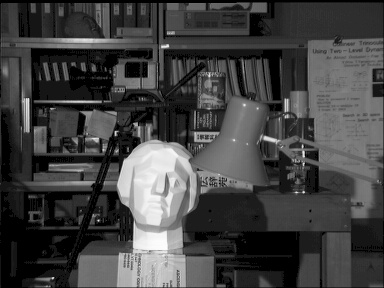
#> input picture HW1/practical/qc/image.png, 384 x 288 px, given in place of , which was not available
$ jupyter execute --allow-errors RANSAC_Hough.ipynb   (older library calls are emulated)   (text cells are left out)
#> lines starting #> are read from the running program, lines starting #| are printed output that depends on the picture; pictures that were not available may be replaced by others from this repository, and a replacement may not be noted
[cell 1]
import numpy as np
import matplotlib.pyplot as plt

#> (a cell that did not finish here is left out)

[cell 3]
# Plot the dataset:
# YOUR CODE

plt.xlabel("X")
plt.ylabel("Y")
plt.legend()
plt.title("Dataset with Inliers and Outliers")
plt.show()

[cell 4]
# [7 lines left out: function ransac_line_fitting, not called in this run]


# Nokte: best_model be form (m, b) mibashad va best_inliers yek ndarray az andis noghat inlier mibashad.

#> (a cell that did not finish here is left out)

[cell 6]
# Plot all points:
# YOUR CODE


# Plot inliers:
# YOUR CODE


# Plot best-fit line:
# YOUR CODEz

plt.xlabel("X")
plt.ylabel("Y")
plt.legend()
plt.title("RANSAC Line Fitting")
plt.show()

[cell 7]
import numpy as np
import cv2
from scipy.ndimage import maximum_filter
import matplotlib.pyplot as plt

[cell 8]
# [5 lines left out: function initialize_accumulator, not called in this run]

#> (a cell that did not finish here is left out)

[cell 10]
# [7 lines left out: function hough_transform, not called in this run]

[cell 11]
# [7 lines left out: function find_local_maxima, not called in this run]

[cell 12]
def process_image(image_path, edge_threshold=50, hough_threshold=120):
#> called with image_path = '', edge_threshold = 50, hough_threshold = 120
    image = cv2.imread(image_path, cv2.IMREAD_GRAYSCALE)
#> image is the input picture: shape (288, 384); min 0, max 252, mean 66.5

    plt.figure(figsize=(6, 4))
    plt.imshow(image, cmap='gray')
    plt.title('Original Image')
    plt.show()

    edges = cv2.Canny(image, edge_threshold, edge_threshold * 2)
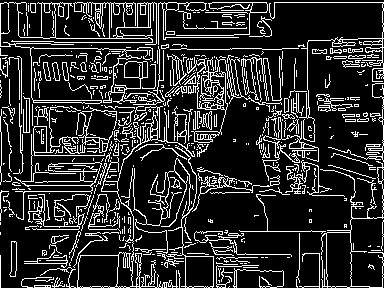
#> edges: shape (288, 384); 17.5% white in thin lines or dots
    plt.figure(figsize=(6, 4))
    plt.imshow(edges, cmap='gray')
    plt.title('Edge Detection')
    plt.show()

    gradient_x = cv2.Sobel(image, cv2.CV_64F, 1, 0, ksize=3)
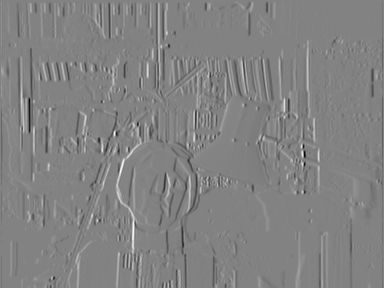
#> gradient_x: shape (288, 384) float64; min -884, max 844, mean 0.4; drawn with min black and max white
    gradient_y = cv2.Sobel(image, cv2.CV_64F, 0, 1, ksize=3)
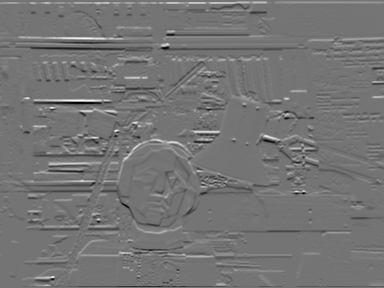
#> gradient_y: shape (288, 384) float64; min -633, max 751, mean 1.7; drawn with min black and max white
    directions = edge_direction(gradient_x, gradient_y)

    accumulator = hough_transform(edges, directions, threshold=0.5)
    plt.figure(figsize=(6, 4))
    plt.imshow(accumulator, cmap='hot', aspect='auto')
    plt.title('Hough Accumulator')
    plt.show()

    maxima = find_local_maxima(accumulator, hough_threshold)
    plt.figure(figsize=(6, 4))
    plt.imshow(image, cmap='gray')

    for rho, theta in maxima:
        theta_rad = np.deg2rad(theta * (180 / accumulator.shape[1]))
        a = np.cos(theta_rad)
        b = np.sin(theta_rad)
        x0 = a * (rho - accumulator.shape[0] // 2)
        y0 = b * (rho - accumulator.shape[0] // 2)
        x1 = int(x0 + 1000 * (-b))
        y1 = int(y0 + 1000 * (a))
        x2 = int(x0 - 1000 * (-b))
        y2 = int(y0 - 1000 * (a))
        plt.plot([x1, x2], [y1, y2], 'r')
    plt.title('Detected Lines')
    plt.show()

img_path = ''
#> (the rest of this cell did not finish here and is left out)
